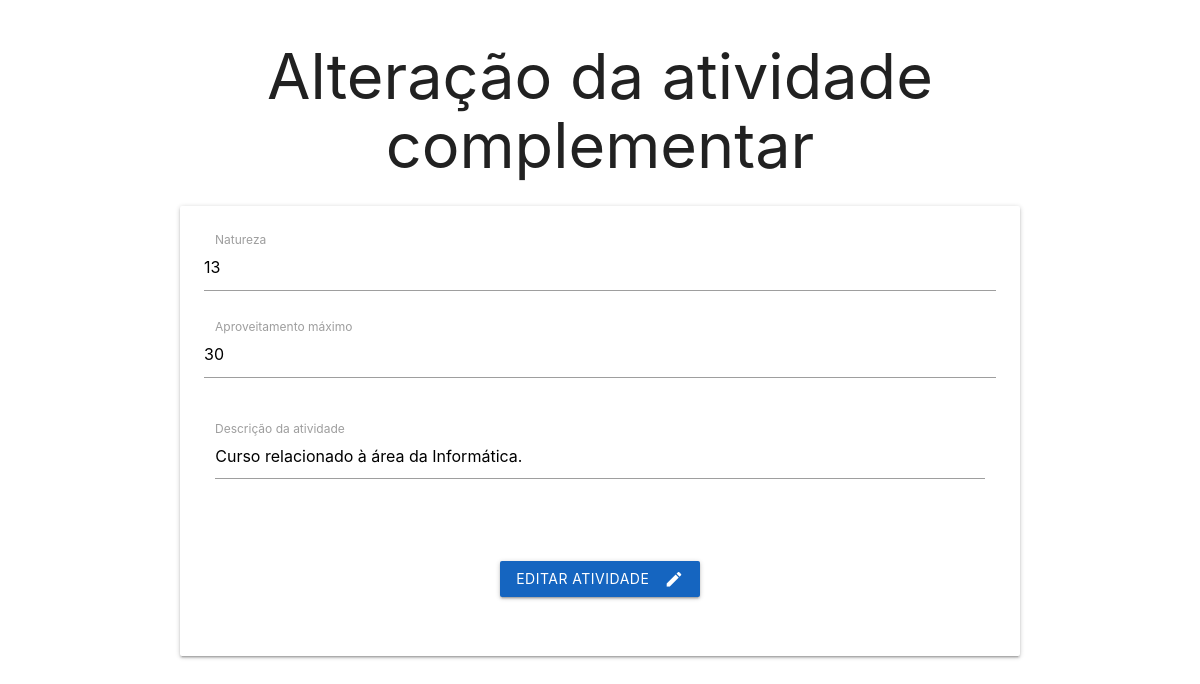
The app's page /crudAtividade/formeditAtividade.php?id=13 with its own data.
### tables this page shows
CREATE TABLE IF NOT EXISTS `atividade_complementar` (
  `id_atividade_complementar` int NOT NULL AUTO_INCREMENT,
  `natureza` int DEFAULT NULL,
  `descricao` text,
  `carga_horaria_maxima` int DEFAULT NULL,
  `id_curso` int DEFAULT NULL,
  PRIMARY KEY (`id_atividade_complementar`),
  KEY `fk_curso_atividade_complementar` (`id_curso`)
);

### conecta.php (called while the page is built, shortened)
<?php
function excutarSQL($mysql, $sql)
{
    $resultado = mysqli_query($mysql, $sql);
    return $resultado;
}

### crudAtividade/formeditAtividade.php (the view, shortened to what this page needs)
<?php
$id = $_GET['id'];
require_once "../conecta.php";
$mysql = conectar();
$sql = "SELECT * FROM atividade_complementar WHERE id_atividade_complementar = $id";
$resultado = excutarSQL($mysql, $sql);
$dados = mysqli_fetch_assoc($resultado);
?>
<!DOCTYPE html>
<html lang="pt-br">
<head>
    <link type="text/css" rel="stylesheet" href="../materialize/css/materialize.min.css" media="screen,projection" />
</head>
<body>
    <main class="container">
        <h1 class="center-align">Alteração da atividade complementar</h1>
        <div class="card-panel">
            <form action="editarAtividade.php" method="post">
                <div class="input-field col s12">
                    <input placeholder="Por exemplo : 12 ou 1" value="<?php echo $dados['natureza']; ?>" id="natureza" name="natureza" type="text" class="validate" pattern="^.+$" required>
                    <label for="natureza">Natureza</label>
                    <span class="helper-text" data-error="O campo deve conter apenas caracteres numéricos com apenas duas casas."></span>
                </div>
                <div class="input-field col s12">
                    <input placeholder="Por exemplo : 60" value="<?php echo $dados['carga_horaria_maxima']; ?>" id="carga" name="carga" type="text" class="validate" pattern="^\d{1,3}$" required>
                    <label for="carga">Aproveitamento máximo</label>
                    <span class="helper-text" data-error="O campo deve conter apenas caracteres numéricos com apenas duas casas."></span>
                </div>
                <div class="row">
                    <div class="input-field col s12">
                        <textarea id="textarea1" name="descricao" class="materialize-textarea" class="validate" pattern="^(?!\s*$).+" required ><?php echo $dados['descricao']; ?></textarea>
                        <span class="helper-text" data-error="O campo deve ser preenchido corretamente."></span>
                        <label for="textarea1">Descrição da atividade</label>
                    </div>
                </div>
                <div class="row">
                    <div class="col s12">
                        <p class="center-align">
                            <button class="btn waves-effect waves-light  #1565c0 blue darken-3 lighten-3" type="submit" name="action">Editar atividade
                                <i class="material-icons right">create</i> </button>
                        </p>
                    </div>
                </div>
            </form>
        </div>
    </main>
</body>
</html>

### records on screen
atividade_complementar: natureza "13", carga "30", descricao "Curso relacionado à área da Informática."
